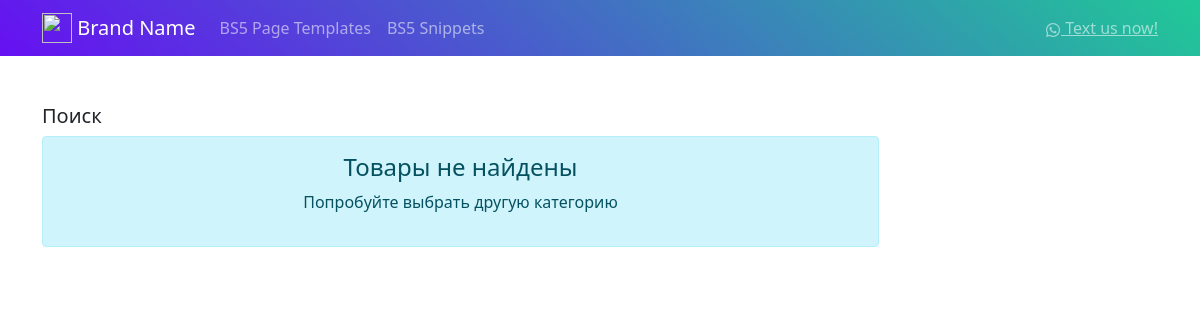
Before: / with the older database file.
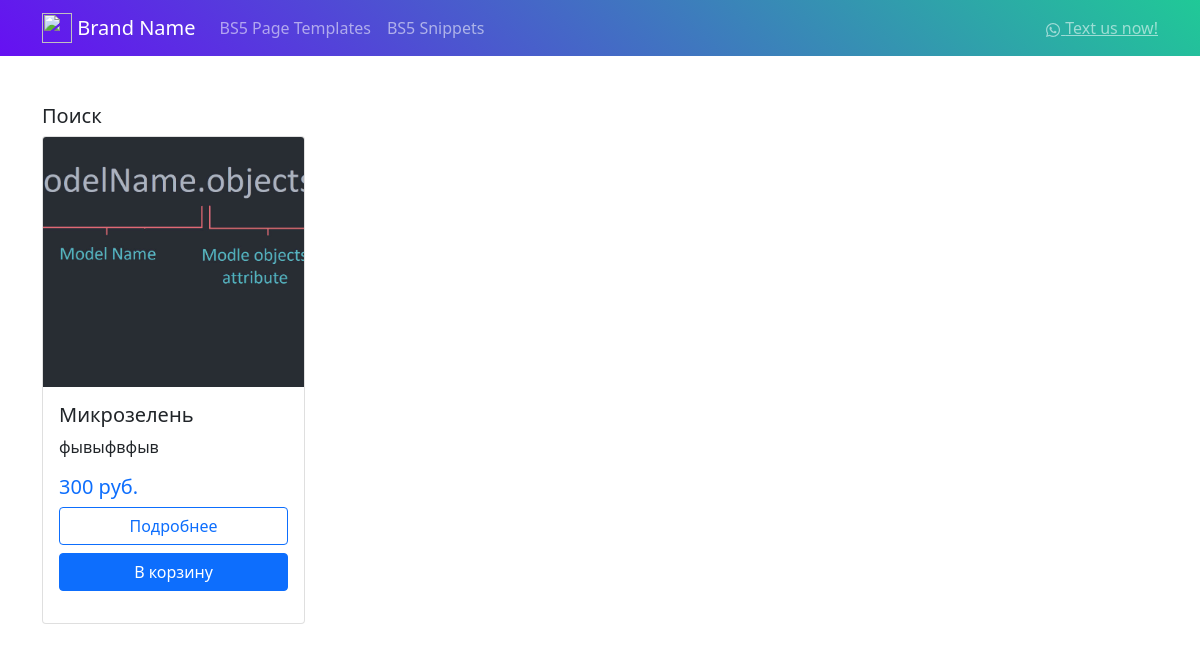
After: the same page with the newer database file.
### product/models.py (models this page shows, shortened)
class Product(models.Model):
    title =  models.CharField(max_length=200, verbose_name="Название товара")
    short_description =  models.CharField(max_length=200, verbose_name="")
    description =  models.TextField()
    price = models.PositiveIntegerField()
    availability = models.BooleanField(default=True)
    image = models.ImageField(upload_to='products/')
    created_at = models.DateTimeField(auto_now_add=True)
    update_at = models.DateTimeField(auto_now=True)
    class Meta:
        verbose_name = 'Товар'
        verbose_name_plural = 'Товары'

### product/views.py (the view)
# urls.py: path('', views.home, name='home'),
def home(request):
    products = Product.objects.all()
    context = {
        'products': products
        }
    return render(request, 'product/home.html', context)

### templates/product/home.html (shortened to what this page needs)
{% extends "product/base.html" %}
{% block content %}
    <div class="row">
        <div class="col-md-3">
                <h5>Поиск</h5>
        </div>
    </div>
    <div class="col-md-9">
        <div class="row">
            {% for product in products %}
            <div class="col-lg-4 col-md-6 mb-4">
                <div class="card product-card h-100">
                    <img src="{{ product.image.url }}" class="card-img-top" alt="{{ product.title }}"
                         style="height: 250px; object-fit: cover;">
                    <div class="card-body d-flex flex-column">
                        <h5 class="card-title">{{ product.title }}</h5>
                        <p class="card-text flex-grow-1">{{ product.description|truncatewords:20 }}</p>
                        <div class="mt-auto">
                            <p class="h5 text-primary">{{ product.price }} руб.</p>
                            <div class="d-grid gap-2">
                                <a href="" class="btn btn-outline-primary">Подробнее</a>
                                <form action="{% url 'cart:cart_add' product.id %}" method="post">
                                    <button type="submit" class="btn btn-primary w-100">
                                         В корзину
                                    </button>
                                </form>
                            </div>
                        </div>
                    </div>
                </div>
            </div>
            {% empty %}
            <div class="col-12">
                <div class="alert alert-info text-center">
                    <h4>Товары не найдены</h4>
                    <p>Попробуйте выбрать другую категорию</p>
                </div>
            </div>
            {% endfor %}
        </div>
    </div>
</div>
{% endblock %}

### templates/product/base.html (shortened to what this page needs)
<html>
<head>
<link href="https://cdn.jsdelivr.net/npm/bootstrap@5.0.2/dist/css/bootstrap.min.css" rel="stylesheet">
</head>
<body>
    {% include "product/navbar.html" %}
    <div class='container my-5'>
        {% block content %}
        {% endblock %}
</body>
</html>

### templates/product/navbar.html (shortened to what this page needs)
<nav class="navbar navbar-expand-lg navbar-dark" style="background: linear-gradient(40deg,var(--bs-indigo),var(--bs-teal))">
	<div class="container">
		<a class="navbar-brand" href="https://library.livecanvas.com/sections/"> <img src="https://getbootstrap.com/docs/4.4/assets/brand/bootstrap-solid.svg" width="30" height="30" class="d-inline-block align-top img-fluid" alt=""> <span editable="inline">Brand Name</span> </a>
		<div class="collapse navbar-collapse" id="myNavbar1">
			<div lc-helper="shortcode" class="live-shortcode me-auto">  <ul id="menu-menu-1" class="navbar-nav"><li class="menu-item menu-item-type-custom menu-item-object-custom nav-item nav-item-32739"><a href="https://library.livecanvas.com/starters" class="nav-link ">BS5 Page Templates</a></li>
<li class="menu-item menu-item-type-custom menu-item-object-custom menu-item-home nav-item nav-item-32738"><a href="https://library.livecanvas.com/sections/" class="nav-link ">BS5 Snippets</a></li>
</ul>  </div>
			<div class="lc-block">
				<a class="navbar-text" href="https://wa.me/011234567890?text=I'm%20interested%20in%20your%20offer">
					 Text us now!</a>
			</div>
		</div>
	</div>
</nav>

Changed rows visible on the page:
added Product: image (picture), title "Микрозелень", description "фывыфвфыв", price "300"
Other visible differences:
text no longer shown: "Товары не найдены Попробуйте выбрать другую категорию"
